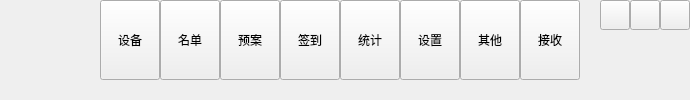
    <widget class="QWidget" name="widgetTitle" native="true">
     <layout class="QGridLayout" name="gridLayout_2">
      <property name="leftMargin">
       <number>0</number>
      </property>
      <property name="topMargin">
       <number>0</number>
      </property>
      <property name="rightMargin">
       <number>0</number>
      </property>
      <property name="bottomMargin">
       <number>0</number>
      </property>
      <property name="spacing">
       <number>0</number>
      </property>
      <item row="0" column="4">
       <widget class="QWidget" name="widgetMenu" native="true">
        <property name="minimumSize">
         <size>
          <width>90</width>
          <height>0</height>
         </size>
        </property>
        <widget class="QPushButton" name="btnMenu_Min">
         <property name="geometry">
          <rect>
           <x>0</x>
           <y>0</y>
           <width>30</width>
           <height>30</height>
          </rect>
         </property>
         <property name="text">
          <string/>
         </property>
         <property name="icon">
          <iconset resource="icon.qrc">
           <normaloff>:/icon/titlemini.png</normaloff>:/icon/titlemini.png</iconset>
         </property>
        </widget>
        <widget class="QPushButton" name="btnMenu_Max">
         <property name="geometry">
          <rect>
           <x>30</x>
           <y>0</y>
           <width>30</width>
           <height>30</height>
          </rect>
         </property>
         <property name="text">
          <string/>
         </property>
         <property name="icon">
          <iconset resource="icon.qrc">
           <normaloff>:/icon/titlemax.png</normaloff>:/icon/titlemax.png</iconset>
         </property>
        </widget>
        <widget class="QPushButton" name="btnMenu_Close">
         <property name="geometry">
          <rect>
           <x>60</x>
           <y>0</y>
           <width>30</width>
           <height>30</height>
          </rect>
         </property>
         <property name="text">
          <string/>
         </property>
         <property name="icon">
          <iconset resource="icon.qrc">
           <normaloff>:/icon/titleclose.png</normaloff>:/icon/titleclose.png</iconset>
         </property>
        </widget>
       </widget>
      </item>
      <item row="0" column="1">
       <widget class="QLabel" name="text">
        <property name="minimumSize">
         <size>
          <width>50</width>
          <height>0</height>
         </size>
        </property>
        <property name="text">
         <string/>
        </property>
       </widget>
      </item>
      <item row="0" column="0">
       <widget class="QLabel" name="logo">
        <property name="minimumSize">
         <size>
          <width>50</width>
          <height>0</height>
         </size>
        </property>
        <property name="text">
         <string/>
        </property>
       </widget>
      </item>
      <item row="0" column="3">
       <spacer name="horizontalSpacer">
        <property name="orientation">
         <enum>Qt::Horizontal</enum>
        </property>
        <property name="sizeHint" stdset="0">
         <size>
          <width>20</width>
          <height>80</height>
         </size>
        </property>
       </spacer>
      </item>
      <item row="0" column="2">
       <widget class="QWidget" name="widgetTop" native="true">
        <property name="minimumSize">
         <size>
          <width>480</width>
          <height>0</height>
         </size>
        </property>
        <widget class="QToolButton" name="DevManage">
         <property name="geometry">
          <rect>
           <x>0</x>
           <y>0</y>
           <width>60</width>
           <height>80</height>
          </rect>
         </property>
         <property name="text">
          <string>设备</string>
         </property>
         <property name="icon">
          <iconset resource="icon.qrc">
           <normaloff>:/icon/device.png</normaloff>:/icon/device.png</iconset>
         </property>
         <property name="iconSize">
          <size>
           <width>40</width>
           <height>40</height>
          </size>
         </property>
         <property name="toolButtonStyle">
          <enum>Qt::ToolButtonTextUnderIcon</enum>
         </property>
        </widget>
        <widget class="QToolButton" name="ListManage">
         <property name="geometry">
          <rect>
           <x>60</x>
           <y>0</y>
           <width>60</width>
           <height>80</height>
          </rect>
         </property>
         <property name="text">
          <string>名单</string>
         </property>
         <property name="icon">
          <iconset resource="icon.qrc">
           <normaloff>:/icon/list.png</normaloff>:/icon/list.png</iconset>
         </property>
         <property name="iconSize">
          <size>
           <width>40</width>
           <height>40</height>
          </size>
         </property>
         <property name="toolButtonStyle">
          <enum>Qt::ToolButtonTextUnderIcon</enum>
         </property>
        </widget>
        <widget class="QToolButton" name="PlanManage">
         <property name="geometry">
          <rect>
           <x>120</x>
           <y>0</y>
           <width>60</width>
           <height>80</height>
          </rect>
         </property>
         <property name="text">
          <string>预案</string>
         </property>
         <property name="icon">
          <iconset resource="icon.qrc">
           <normaloff>:/icon/plan.png</normaloff>:/icon/plan.png</iconset>
         </property>
         <property name="iconSize">
          <size>
           <width>40</width>
           <height>40</height>
          </size>
         </property>
         <property name="toolButtonStyle">
          <enum>Qt::ToolButtonTextUnderIcon</enum>
         </property>
        </widget>
        <widget class="QToolButton" name="SignManage">
         <property name="geometry">
          <rect>
           <x>180</x>
           <y>0</y>
           <width>60</width>
           <height>80</height>
          </rect>
         </property>
         <property name="text">
          <string>签到</string>
         </property>
         <property name="icon">
          <iconset resource="icon.qrc">
           <normaloff>:/icon/sign.png</normaloff>:/icon/sign.png</iconset>
         </property>
         <property name="iconSize">
          <size>
           <width>40</width>
           <height>40</height>
          </size>
         </property>
         <property name="toolButtonStyle">
          <enum>Qt::ToolButtonTextUnderIcon</enum>
         </property>
        </widget>
        <widget class="QToolButton" name="StatisManage">
         <property name="geometry">
          <rect>
           <x>240</x>
           <y>0</y>
           <width>60</width>
           <height>80</height>
          </rect>
         </property>
         <property name="text">
          <string>统计</string>
         </property>
         <property name="icon">
          <iconset resource="icon.qrc">
           <normaloff>:/icon/statis.png</normaloff>:/icon/statis.png</iconset>
         </property>
         <property name="iconSize">
          <size>
           <width>40</width>
           <height>40</height>
          </size>
         </property>
         <property name="toolButtonStyle">
          <enum>Qt::ToolButtonTextUnderIcon</enum>
         </property>
        </widget>
        <widget class="QToolButton" name="SettingManage">
         <property name="geometry">
          <rect>
           <x>300</x>
           <y>0</y>
           <width>60</width>
           <height>80</height>
          </rect>
         </property>
         <property name="text">
          <string>设置</string>
         </property>
         <property name="icon">
          <iconset resource="icon.qrc">
           <normaloff>:/icon/setting.png</normaloff>:/icon/setting.png</iconset>
         </property>
         <property name="iconSize">
          <size>
           <width>40</width>
           <height>40</height>
          </size>
         </property>
         <property name="toolButtonStyle">
          <enum>Qt::ToolButtonTextUnderIcon</enum>
         </property>
        </widget>
        <widget class="QToolButton" name="OtherManage">
         <property name="geometry">
          <rect>
           <x>360</x>
           <y>0</y>
           <width>60</width>
           <height>80</height>
          </rect>
         </property>
         <property name="text">
          <string>其他</string>
         </property>
         <property name="icon">
          <iconset resource="icon.qrc">
           <normaloff>:/icon/skin.png</normaloff>:/icon/skin.png</iconset>
         </property>
         <property name="iconSize">
          <size>
           <width>40</width>
           <height>40</height>
          </size>
         </property>
         <property name="toolButtonStyle">
          <enum>Qt::ToolButtonTextUnderIcon</enum>
         </property>
        </widget>
        <widget class="QToolButton" name="RecvManage">
         <property name="geometry">
          <rect>
           <x>420</x>
           <y>0</y>
           <width>60</width>
           <height>80</height>
          </rect>
         </property>
         <property name="text">
          <string>接收</string>
         </property>
         <property name="icon">
          <iconset resource="icon.qrc">
           <normaloff>:/icon/search.png</normaloff>:/icon/search.png</iconset>
         </property>
         <property name="iconSize">
          <size>
           <width>40</width>
           <height>40</height>
          </size>
         </property>
         <property name="toolButtonStyle">
          <enum>Qt::ToolButtonTextUnderIcon</enum>
         </property>
        </widget>
       </widget>
      </item>
     </layout>
    </widget>
